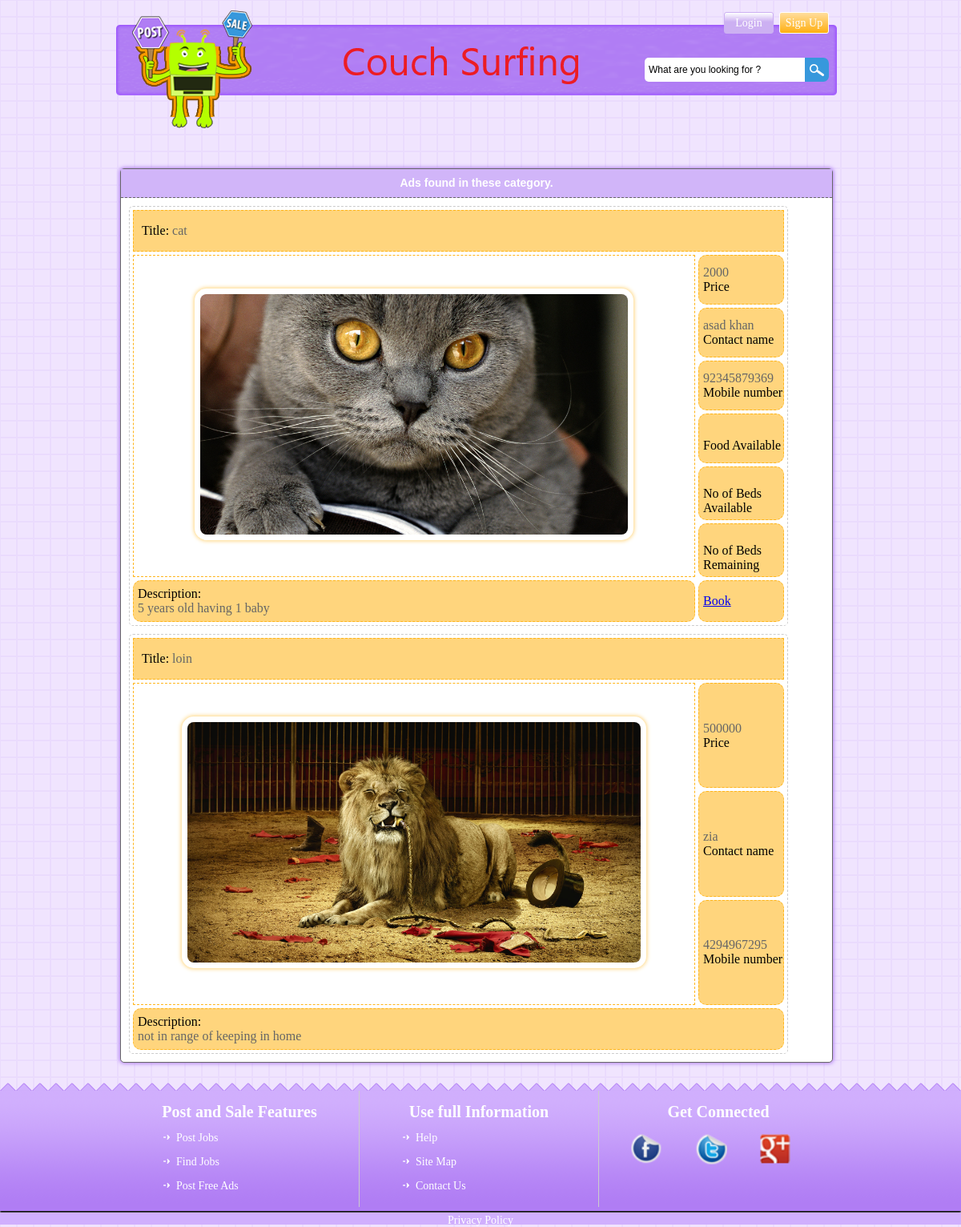
Screenshot of /show.php?page=1 with the database file from the repository.
### tables this page shows
CREATE TABLE IF NOT EXISTS `userad` (
  `id` int(10) UNSIGNED NOT NULL AUTO_INCREMENT,
  `cat_id` int(10) UNSIGNED NOT NULL,
  `ad_title` varchar(45) NOT NULL,
  `photo_name` varchar(45) NOT NULL,
  `description` text NOT NULL,
  `price` int(10) UNSIGNED NOT NULL,
  `contact_name` varchar(45) NOT NULL,
  `email` varchar(45) NOT NULL,
  `m_number` varchar(45) NOT NULL,
  `address` varchar(45) NOT NULL,
  `u_name` varchar(45) NOT NULL,
  `food` varchar(50) NOT NULL,
  `person` varchar(50) NOT NULL,
  `person_avl` varchar(50) NOT NULL,
  PRIMARY KEY (`id`,`cat_id`,`u_name`) USING BTREE,
  KEY `FK_userad_1` (`cat_id`)
);

CREATE TABLE IF NOT EXISTS `freead` (
  `id` int(10) UNSIGNED NOT NULL AUTO_INCREMENT,
  `cat_id` int(10) UNSIGNED NOT NULL,
  `ad_title` varchar(45) NOT NULL,
  `photo_name` varchar(45) NOT NULL,
  `description` text NOT NULL,
  `price` int(10) UNSIGNED NOT NULL,
  `contact_name` varchar(45) NOT NULL,
  `email` varchar(45) NOT NULL,
  `m_number` int(10) UNSIGNED NOT NULL,
  `address` text NOT NULL,
  PRIMARY KEY (`id`,`cat_id`),
  KEY `FK_freead_1` (`cat_id`)
);

### _includes/functions.php (called while the page is built, shortened)
<?php
	function get_page_by_id($page_id) {
		global $connection;
		$query = "SELECT * ";
		$query .= "FROM sub_heading ";
		$query .= "WHERE id=" . $page_id ." ";
		$query .= "LIMIT 1";
		$result_set = mysqli_query($connection,$query);
		if ($page = mysqli_fetch_array($result_set)) {
			return $page;
		} else {
			return NULL;
		}
	}
	function find_selected_page() {
		if (isset($_GET['subj'])) {
			$sel_subject = get_subject_by_id($_GET['subj']);
			$sel_page = NULL;
		} elseif (isset($_GET['page'])) {
			$sel_page = get_page_by_id($_GET['page']);
		} else {
			$sel_subject = NULL;
			$sel_page = NULL;
		}
	}
?>

### show.php (the view, shortened to what this page needs)
<?php require_once("_includes/connection.php"); ?>
<?php require_once("_includes/functions.php"); ?>
<?php find_selected_page(); ?>
<?php $query="Select * from userad where cat_id='$sel_page[id]' ";
$userad=mysqli_query($connection,$query);
$query="Select * from freead where cat_id='$sel_page[id]' ";
$freead=mysqli_query($connection,$query);
?>
<!doctype html>
<html lang="en">
<head>
	<link href="_css/homepage.css" rel="stylesheet" type="text/css"/>
	<link href="_css/header.css" rel="stylesheet" type="text/css">
	<link  href="_css/foot.css" rel="stylesheet" type="text/css">
</head>
<body>
<div id="body">
<div id="cat">
<div id="topheading">
<p>Ads found in these category.</p>
</div>
<?php
$total_recs=mysqli_num_rows($userad);
	if($total_recs == 0)
	 {
		echo "Sorry nothing is posted yet in this category";
		exit;
	 }
else {
$k=1;
 while($rec=mysqli_fetch_array($userad)){?>
<table width="100%" cellspacing="4" cellpadding="4" id="table">
  <tr >
    <td colspan="2" class="adtitle">Title: <span style="color:#666;"><?php echo $rec['ad_title']; ?></span></td>
  </tr>
  <tr>
    <td rowspan="6" id="adpic"><img src="Uploaded/<?php echo ucwords($rec['photo_name']);?>"
     style="border-radius:15px; max-height:300px; padding:7px; -webkit-box-shadow:  0px 0px 5px 1px #FFD57D;
        box-shadow:  0px 0px 5px 1px #FFD57D; "/></td>
    <td class="adbg" ><span style="color:#666;"><?php echo $rec['price']; ?></span><br/>Price </td>
    </tr>
    <tr>
    <td  class="adbg"> <span style="color:#666;"><?php echo $rec['contact_name']; ?></span><br/>Contact name</td>
  </tr>
  <tr>
    <td  class="adbg"><span style="color:#666;"><?php echo $rec['m_number']; ?></span><br/>Mobile number</td>
   </tr>
<tr>
    <td  class="adbg"><span style="color:#666;"><?php echo $rec['food']; ?></span><br/>Food Available</td>
   </tr>
   <tr>
    <td  class="adbg"><span style="color:#666;"><?php echo $rec['person']; ?></span><br/>No of Beds Available</td>
   </tr>
  <td  class="adbg"><span style="color:#666;"><?php echo $rec['person_avl']; ?></span><br/>No of Beds Remaining</td>
  <tr>
    <td  class="adbg" colspan="1">Description:<br/><span style="color:#666;"><?php echo $rec['description']; ?></span><br/></td>
    <?php $id=$rec['id'] ?>
   <td  class="adbg"><?php echo '<a href="book.php?entry_id='.$id.'">Book</a>';?> </td>
  </tr>
</table>
<?php $k++; }
}
?>
<?php
$total_recs=mysqli_num_rows($freead);
	if($total_recs == 0)
	 {
	 	echo "sorry nothing is posted from free users in this category";
		exit;
	 }
else {
$b=1;
 while($rec=mysqli_fetch_array($freead)){?>
<table width="100%" cellspacing="4" cellpadding="4" id="table">
  <tr >
    <td colspan="2" class="adtitle">Title: <span style="color:#666;"><?php echo $rec['ad_title']; ?></span></td>
  </tr>
  <tr>
    <td rowspan="3" id="adpic"><img src="Uploaded/<?php echo ucwords($rec['photo_name']);?>"
     style="border-radius:15px; max-height:300px; padding:7px; -webkit-box-shadow:  0px 0px 5px 1px #FFD57D;
        box-shadow:  0px 0px 5px 1px #FFD57D; "/></td>
    <td class="adbg" ><span style="color:#666;"><?php echo $rec['price']; ?></span><br/>Price </td>
    </tr>
    <tr>
    <td  class="adbg"> <span style="color:#666;"><?php echo $rec['contact_name']; ?></span><br/>Contact name</td>
  </tr>
  <tr>
    <td  class="adbg"><span style="color:#666;"><?php echo $rec['m_number']; ?></span><br/>Mobile number</td>
  </tr>
   <tr>
    <td  class="adbg" colspan="2">Description:<br/><span style="color:#666;"><?php echo $rec['description']; ?></span><br/></td>
  </tr>
</table>
<?php $b++; }
}
?>
</div>
</div>
<?php include("_includes/ender.php"); ?>
</body>
</html>

### _css/homepage.css (style rules this page uses)
* { padding:0px; margin:0px; }
body { background-image: url(../_images/bg-php.gif); }
#body { width:910px; min-height:300px; overflow:hidden; margin:0px auto; }
#cat { width:888px; float:left; min-height:700px; border: solid 1px #666; border-radius: 5px; background:#FFF; -webkit-box-shadow: 0px 0px 5px 1px #b07df4; box-shadow: 0px 0px 5px 1px #b07df4; margin-bottom:10px; margin-left:5px; }
#topheading { height: 35px; font-size: 14px; color: #FFF; background-color: #D1B5F9; text-align: center; line-height: 35px; text-decoration: none; font-weight: bold; font-family: Verdana, Geneva, sans-serif; border-bottom:1px dashed #666; }
#table { margin:10px; border: 1px dashed #CCC; border-radius:5px; width:auto; }
.adbg { background-color: #FFD57D; border: 1px dashed #FFB51A ; width:100px; height:50px; text-align:left; padding-left:5px; border-radius:10px; margin:10px; }
.adtitle { height: 50px; background-color: #FFD57D; border: 1px dashed #FFB51A ; text-align: left; padding-left: 10px; }
#adpic { height:400px; width: 700px; border: 1px dashed #FFB51A ; text-align:center; }

### _css/header.css (style rules this page uses)
#header { width:900px; height:200px; background:url(../_images/post%20and%20sale%20banner.png) no-repeat; margin-top:10px; }
#logoimg { width:150px; height:150px; float:left; margin-left:20px; margin-top:2px; }
#sign { width:240px; float:right; height:40; margin-right:10px; margin-left:20px; }
#signin { margin-top:5px; }
#signin a { text-decoration: none; float: right; background: #feffff; background: -moz-linear-gradient(top, #feffff 0%, #ccb0f2 45%, #ccb0f2 100%); background: -webkit-gradient(linear, left top, left bottom, color-stop(0%,#feffff), color-stop(45%,#ccb0f2), color-stop(100%,#ccb0f2)); background: -webkit-linear-gradient(top, #feffff 0%,#ccb0f2 45%,#ccb0f2 100%); background: -o-linear-gradient(top, #feffff 0%,#ccb0f2 45%,#ccb0f2 100%); background: -ms-linear-gradient(top, #feffff 0%,#ccb0f2 45%,#ccb0f2 100%); background: linear-gradient(to bottom, #feffff 0%,#ccb0f2 45%,#ccb0f2 100%); filter: progid:DXImageTransform.Microsoft.gradient( startColorstr='#feffff', endColorstr='#ccb0f2',GradientType=0 ); border: 1px solid #ccb0f2; font-family: Georgia, "Times New Roman", Times, serif; font-size: 14px; color: #FFF; border-radius: 3px; height: 25px; text-align: center; display: block; line-height: 25px; width: 60px; }
#register { margin-top:5px; }
#register a { text-decoration: none; float: right; background: #ffdd9b; background: -moz-linear-gradient(top, #ffdd9b 1%, #ffaf11 100%); background: -webkit-gradient(linear, left top, left bottom, color-stop(1%,#ffdd9b), color-stop(100%,#ffaf11)); background: -webkit-linear-gradient(top, #ffdd9b 1%,#ffaf11 100%); background: -o-linear-gradient(top, #ffdd9b 1%,#ffaf11 100%); background: -ms-linear-gradient(top, #ffdd9b 1%,#ffaf11 100%); background: linear-gradient(to bottom, #ffdd9b 1%,#ffaf11 100%); filter: progid:DXImageTransform.Microsoft.gradient( startColorstr='#ffdd9b', endColorstr='#ffaf11',GradientType=0 ); border: 1px solid #FFF; font-family: Georgia, "Times New Roman", Times, serif; font-size: 14px; color: #FFF; border-radius: 3px; height: 25px; text-align: center; display: block; line-height: 25px; width: 60px; margin-left: 7px; }
#search { float:right; margin-top:30px; }
#search_text { border-radius: 5px 0px 0px 5px; width: 200px; padding: 5px 0 5px 5px; font-size: 12px; font-family: Montserrat, sans-serif; border: 0 none; height: 30px; margin-right: 0; color: white; outline: none; background: #FFF; float: left; box-sizing: border-box; transition: all 0.15s; }
#search_button { border: 0 none; background: #3798dc url(../_images/search.png) center no-repeat; width: 30px; float: left; padding: 0; text-align: center; height: 30px; cursor: pointer; border-radius:0px 7px 7px 0px; }

### rows the page displays
userad: ad_title "cat", price "2000", contact_name "asad khan", m_number "92345879369", description "5 years old having 1 baby"
freead: ad_title "loin", photo_name (picture), price "500000", contact_name "zia", m_number "4294967295", description "not in range of keeping in home"
